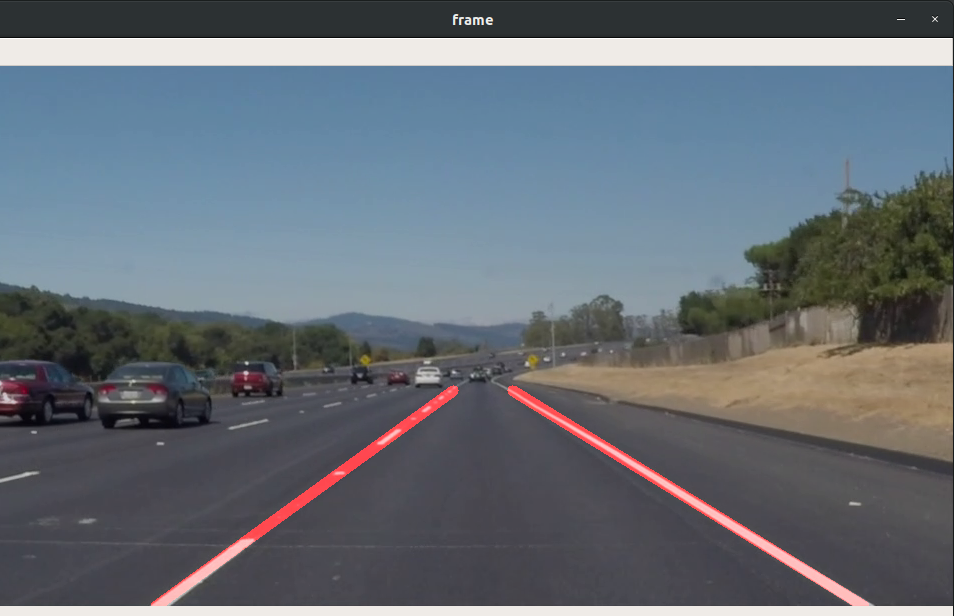
#> input picture img.png, 954 x 616 px; its folder holds only this picture in this run
$ python -i lane_detection.py   (imports and definitions only)
#> lines starting #> are read from the running program, lines starting #| are printed output that depends on the picture; after the words box and inside, x2 and y2 are one past the last pixel; in counts of white or black regions, pixels touching at a corner belong together
import numpy as np
import cv2


pre_left_m = None
pre_left_b = None
pre_right_m = None
pre_right_b = None

class DetectLane:
    def __init__(self,):
        pass

    def draw_lines(self,img, lines, color=[0, 0, 255], thickness=10):
        global pre_left_m, pre_left_b, pre_right_m, pre_right_b
        prev_ratio = 0.0
        left_m = []
        left_b = []
        right_m = []
        right_b = []

        left_y_min = img.shape[0]
        right_y_min = img.shape[0]

        if lines is not None:
            for line in lines:
                for x1, y1, x2, y2 in line:
                    if (abs(x2 - x1) < 1e-3):
                        continue
                    m = (y2 - y1) / (x2 - x1)
                    b = y2 - m * x2

                    # Left lane
                    if (m <= -0.5 and m >= -0.9 and b >= img.shape[0] and x1 <= img.shape[1] / 2 and
                            x2 <= img.shape[1] / 2):
                        left_m.append(m)
                        left_b.append(b)

                    # Right lane
                    elif (m >= 0.5 and m <= 0.9 and m * img.shape[1] + b >= img.shape[0] and
                          x1 >= img.shape[1] / 2 and
                          x2 >= img.shape[1] / 2):
                        right_m.append(m)
                        right_b.append(b)

            if (len(left_m) > 0):
                left_avg_m = np.mean(left_m)
                left_avg_b = np.mean(left_b)
                if (pre_left_m is not None):
                    left_avg_m = prev_ratio * pre_left_m + (1 - prev_ratio) * left_avg_m
                    left_avg_b = prev_ratio * pre_left_b + (1 - prev_ratio) * left_avg_b
                left_x_min = (img.shape[0] * 3 / 5 - left_avg_b) / left_avg_m
                left_x_max = (img.shape[0] - left_avg_b) / left_avg_m
                cv2.line(img, (int(left_x_min), int(img.shape[0] * 3 / 5)),
                         (int(left_x_max), img.shape[0]), color, thickness)
                pre_left_m = left_avg_m
                pre_left_b = left_avg_b

            if (len(right_m) > 0):
                right_avg_m = np.mean(right_m)
                right_avg_b = np.mean(right_b)
                if (pre_right_m is not None):
                    right_avg_m = prev_ratio * pre_right_m + (1 - prev_ratio) * right_avg_m
                    right_avg_b = prev_ratio * pre_right_b + (1 - prev_ratio) * right_avg_b
                right_x_min = (img.shape[0] * 3 / 5 - right_avg_b) / right_avg_m
                right_x_max = (img.shape[0] - right_avg_b) / right_avg_m
                cv2.line(img, (int(right_x_min), int(img.shape[0] * 3 / 5)),
                         (int(right_x_max), img.shape[0]), color, thickness)
                pre_right_m = right_avg_m
                pre_right_b = right_avg_b


    def lane_lines(self,img, rho, theta, threshold, min_line_len, max_line_gap):
        lines = cv2.HoughLinesP(img, rho, theta, threshold, np.array([]),
                                minLineLength=min_line_len, maxLineGap=max_line_gap)
        line_img = np.zeros([img.shape[0], img.shape[1], 3], dtype=np.uint8)
        self.draw_lines(line_img, lines)
        return line_img

    def find_lanes(self,image):
        low_threshold = 50
        high_threshold = 150
        rho = 1
        theta = np.pi/180
        threshold = 15
        min_line_len = 20
        max_line_gap = 50
        kernel_size = 3

        hsv_img = cv2.cvtColor(image, cv2.COLOR_BGR2HSV)
        blur_img = cv2.GaussianBlur(hsv_img, (kernel_size, kernel_size), 0)

        #colur range to recognize
        yellow_min = np.array([65, 80, 80], np.uint8)

        yellow_max = np.array([105, 255, 255], np.uint8)
        yellow_mask = cv2.inRange(blur_img, yellow_min, yellow_max)

        white_min = np.array([0, 0, 200], np.uint8)
        white_max = np.array([255, 80, 255], np.uint8)
        white_mask = cv2.inRange(blur_img, white_min, white_max)

        blur = cv2.bitwise_and(blur_img, blur_img, mask=cv2.bitwise_or(yellow_mask, white_mask))

        edges = cv2.Canny(blur, low_threshold, high_threshold)
        height = image.shape[0]
        width = image.shape[1]
        vertices = np.array([[(0,height),(width*2/5, height*3/5),
                              (width*3/5, height*3/5), (width,height)]], dtype=np.int32)

        mask = np.zeros_like(edges)
        if len(edges.shape) > 2:
            channel_count = edges.shape[2]
            ignore_mask_color = (255,) * channel_count
        else:
            ignore_mask_color = 255
        cv2.fillPoly(mask, vertices, ignore_mask_color)
        masked_edges = cv2.bitwise_and(edges, mask)

        line_image = self.lane_lines(masked_edges, rho, theta, threshold, min_line_len, max_line_gap)
        lines_edges = self.weighted_img(line_image, image)
        return lines_edges

    def weighted_img(self,img, initial_img, α=0.8, β=1.0, λ=0.0):
        return cv2.addWeighted(initial_img, α, img, β, λ)


# [53 lines of commented-out code are left out]

>>> import cv2
>>> picture = cv2.imread('img.png')
#> picture is the input picture: shape (616, 954, 3); mean B, G, R 118.2, 110, 102.5
>>> result = DetectLane().find_lanes(picture)
#> in find_lanes, `hsv_img = cv2.cvtColor(image, cv2.COLOR_BGR2HSV)`: hsv_img: shape (616, 954, 3); mean H, S, V 92.4, 52.6, 124.5
#> in find_lanes, `blur_img = cv2.GaussianBlur(hsv_img, (kernel_size, kernel_size), 0)`: blur_img: shape (616, 954, 3); mean H, S, V 92.4, 52.6, 124.5
#> in find_lanes, `yellow_mask = cv2.inRange(blur_img, yellow_min, yellow_max)`:
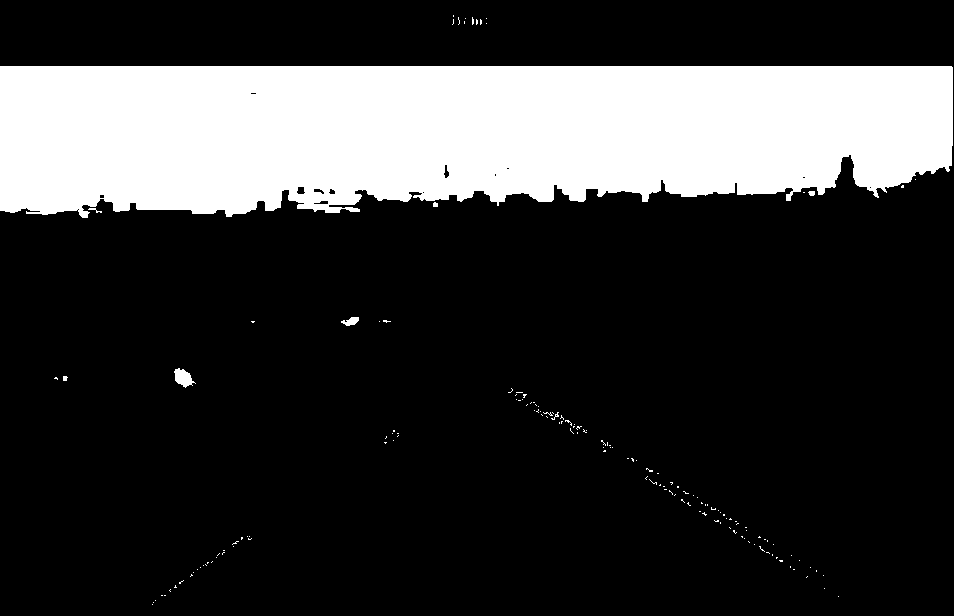
#> yellow_mask: shape (616, 954); 21.6% white; 156 white regions (148 under 20 px), largest, box (x1, y1, x2, y2) and area: (0, 66, 953, 218) 126085, (174, 368, 196, 388) 248, (341, 317, 359, 326) 100
#> in find_lanes, `white_mask = cv2.inRange(blur_img, white_min, white_max)`:
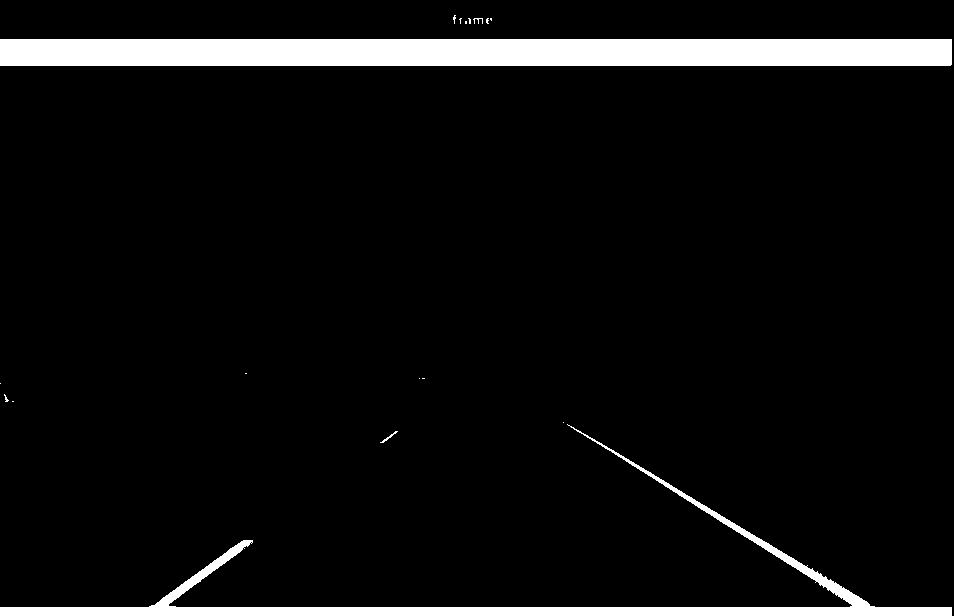
#> white_mask: shape (616, 954); 6.4% white; 17 white regions (13 under 20 px), largest, box (x1, y1, x2, y2) and area: (0, 39, 952, 66) 25703, (0, 424, 952, 616) 11493, (380, 431, 398, 443) 40, (473, 18, 483, 24) 26
#> in find_lanes, `blur = cv2.bitwise_and(blur_img, blur_img, mask=cv2.bitwise_or(yellow_..`: blur: shape (616, 954, 3); mean H, S, V 23.5, 21.8, 50.6
#> in find_lanes, `edges = cv2.Canny(blur, low_threshold, high_threshold)`: edges: shape (616, 954); 1.1% white in thin lines or dots
#> in find_lanes, `cv2.fillPoly(mask, vertices, ignore_mask_color)`:
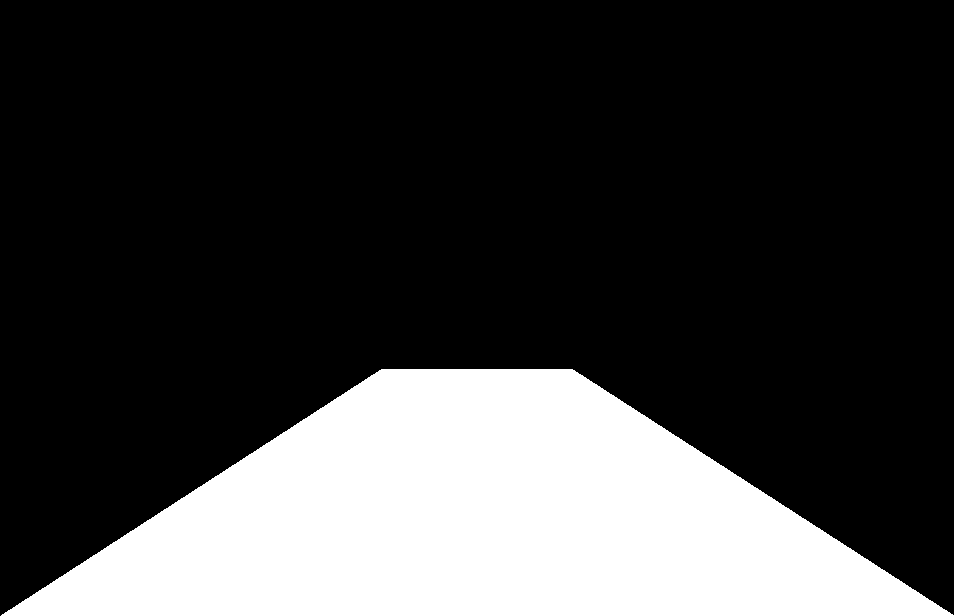
#> mask: shape (616, 954); 24.1% white; 1 white region, box (x1, y1, x2, y2) and area: (1, 369, 954, 616) 141541
#> in find_lanes, `masked_edges = cv2.bitwise_and(edges, mask)`:
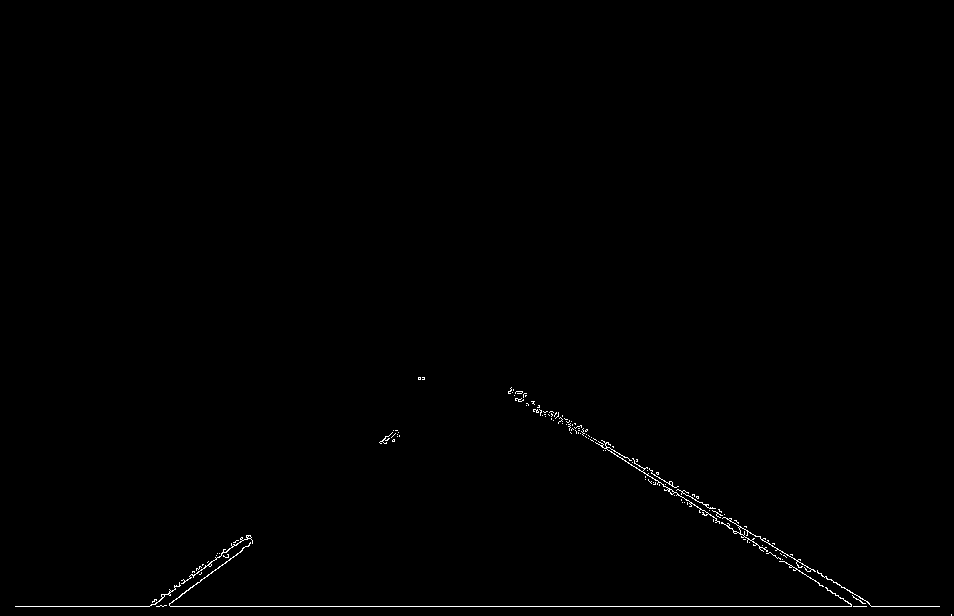
#> masked_edges: shape (616, 954); 0.44% white in thin lines or dots, all inside (x1, y1, x2, y2) = (15, 377, 952, 616)
#> in lane_lines, `lines = cv2.HoughLinesP(img, rho, theta, threshold, np.array([]), minL..`: lines = 24 rows, first 6: [15, 606, 939, 606], [510, 388, 870, 605], [663, 486, 850, 603], [166, 605, 252, 543], [513, 389, 869, 603], [509, 391, 863, 603]
#> the loop in draw_lines, `for line in lines:` made 24 passes
#> line on passes 1 to 12: [[15, 606, 939, 606]], [[510, 388, 870, 605]], [[663, 486, 850, 603]], [[166, 605, 252, 543]], [[513, 389, 869, 603]], [[509, 391, 863, 603]], [[519, 391, 817, 570]], [[151, 605, 250, 535]], [[508, 392, 807, 571]], [[152, 602, 248, 535]], [[648, 479, 793, 570]], [[508, 393, 603, 450]]
#> after the loop in draw_lines, `for line in lines:`: left_b = [724.7, 711.8, 708.1, 707.7, 711.3, 704.2, 707.5, 710.3, 712.2]; left_m = [-0.721, -0.707, -0.698, -0.702, -0.701, -0.694, -0.705, -0.704, -0.698]; right_b = [80.58, 71.18, 80.62, 86.18, 79.25, 87.88, 72.32, 88.2, 72.09, 77.99, 105.6, 83.14, 80.62, 83.4]; right_m = [0.603, 0.626, 0.601, 0.599, 0.601, 0.599, 0.628, 0.6, 0.626, 0.601, 0.576, 0.602, 0.618, 0.6]
#> in draw_lines, `left_avg_m = np.mean(left_m)`: left_avg_m = -0.703
#> in draw_lines, `left_avg_b = np.mean(left_b)`: left_avg_b = 710.9
#> in draw_lines, `left_x_min = (img.shape[0] * 3 / 5 - left_avg_b) / left_avg_m`: left_x_min = 485.2
#> in draw_lines, `left_x_max = (img.shape[0] - left_avg_b) / left_avg_m`: left_x_max = 134.9
#> in draw_lines, `cv2.line(img, (int(left_x_min), int(img.shape[0] * 3 / 5)), (int(left_..`:
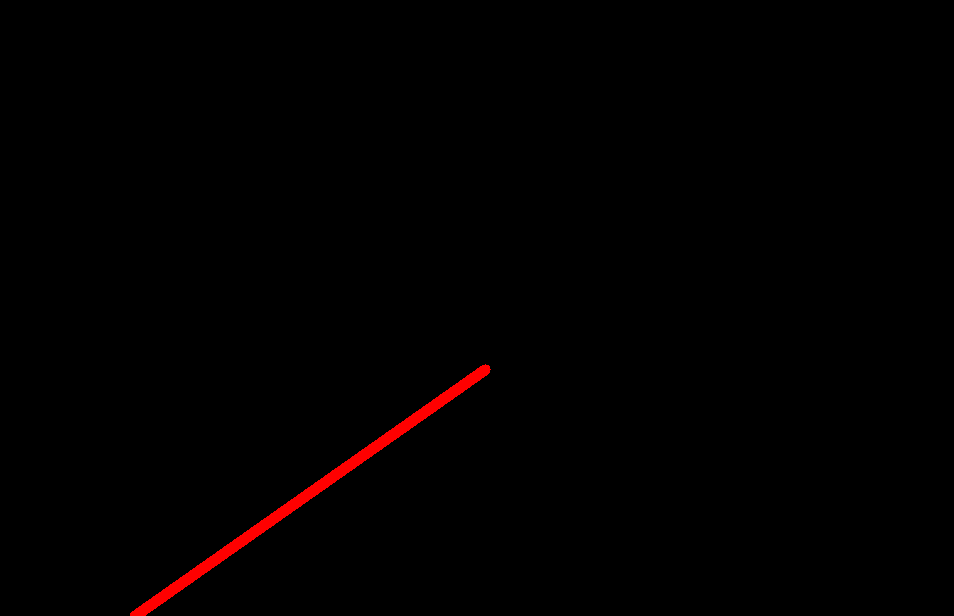
#> img: shape (616, 954, 3); mean of channels 0, 1, 2 0, 0, 2.1; drawn as B, G, R
#> in draw_lines, `pre_left_m = left_avg_m`: pre_left_m = -0.703
#> in draw_lines, `pre_left_b = left_avg_b`: pre_left_b = 710.9
#> in draw_lines, `right_avg_m = np.mean(right_m)`: right_avg_m = 0.606
#> in draw_lines, `right_avg_b = np.mean(right_b)`: right_avg_b = 82.08
#> in draw_lines, `right_x_min = (img.shape[0] * 3 / 5 - right_avg_b) / right_avg_m`: right_x_min = 474.8
#> in draw_lines, `right_x_max = (img.shape[0] - right_avg_b) / right_avg_m`: right_x_max = 881.7
#> in draw_lines, `cv2.line(img, (int(right_x_min), int(img.shape[0] * 3 / 5)), (int(righ..`:
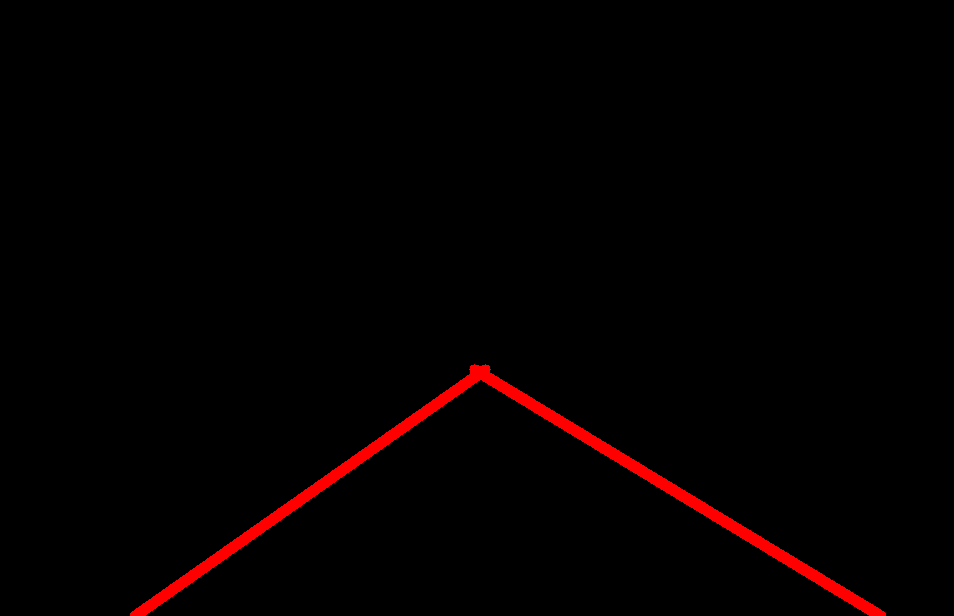
#> img: shape (616, 954, 3); 0.89% of pixels changed, all inside (x1, y1, x2, y2) = (469, 364, 886, 616); drawn as B, G, R
#> in draw_lines, `pre_right_m = right_avg_m`: pre_right_m = 0.606
#> in draw_lines, `pre_right_b = right_avg_b`: pre_right_b = 82.08
#> in weighted_img, `return cv2.addWeighted(initial_img, α, img, β, λ)`:
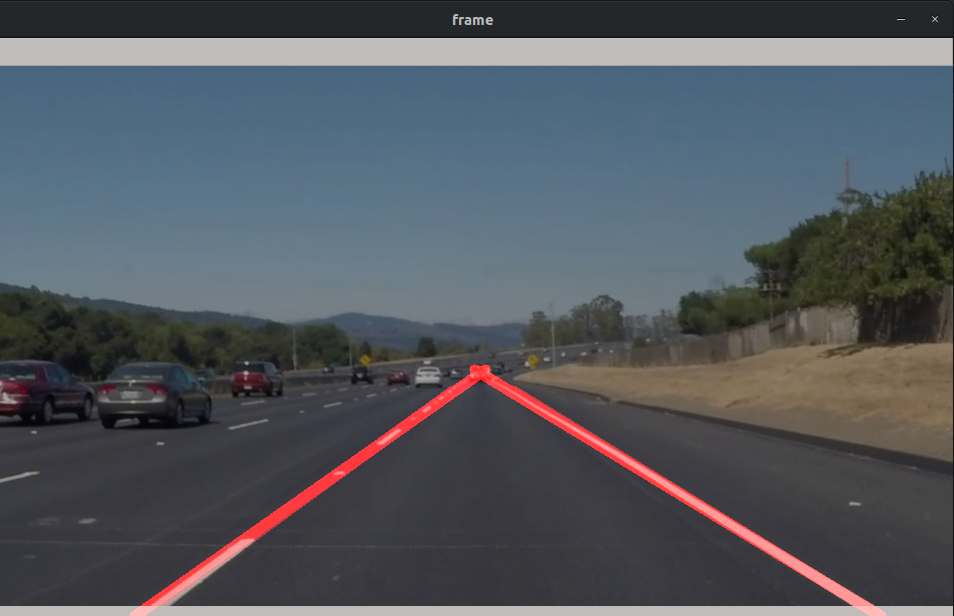
#> returned value: shape (616, 954, 3); mean of channels 0, 1, 2 94.6, 88, 83.2; drawn as B, G, R
